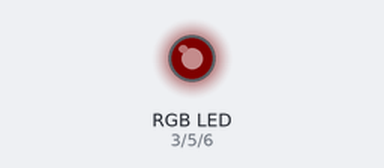
A sketch run on a simulated Arduino Uno, built with avr-gcc and run on an emulated ATmega328P. Shown: an RGB LED mixed from three pins (HIGH = lit). Dim RGB values are drawn brighter than linear.

Above: at 0.05 s.
At 1.0 s:
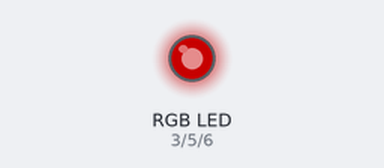
At 1.95 s:
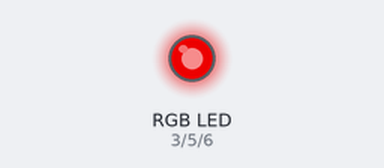
At 3.85 s:
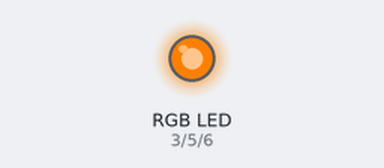
At 5.75 s:
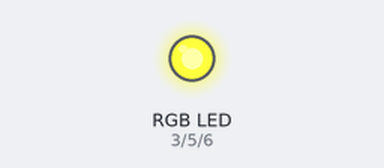
At 7.65 s:
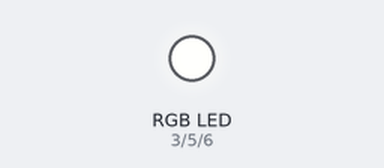
Timing chart, 0 to 11.3 s (numbered marks = the images above):
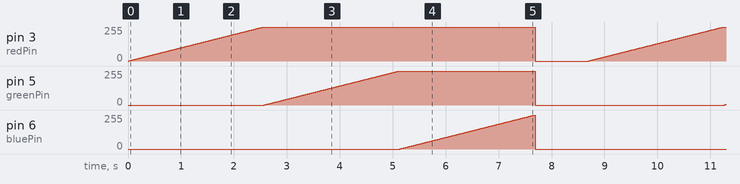

Measured:
- by itself, pin 3 (redPin), pin 5 (greenPin), pin 6 (bluePin): ramps from 0/255 to 255/255 and jumps back, once every 8.7 s

The sketch:

ques1_5.ino
```cpp
int redPin = 3;
int greenPin = 5;
int bluePin = 6;

void setup() {
  pinMode(redPin, OUTPUT);
  pinMode(greenPin, OUTPUT);
  pinMode(bluePin, OUTPUT);
}

void loop() {

  for (int brightness = 0; brightness <= 255; brightness++) {
    analogWrite(redPin, brightness);
    delay(10);
  }


  for (int brightness = 0; brightness <= 255; brightness++) {
    analogWrite(greenPin, brightness);
    delay(10);
  }


  for (int brightness = 0; brightness <= 255; brightness++) {
    analogWrite(bluePin, brightness);
    delay(10);
  }


  analogWrite(redPin, 0);
  analogWrite(greenPin, 0);
  analogWrite(bluePin, 0);

  delay(1000);
}
```
